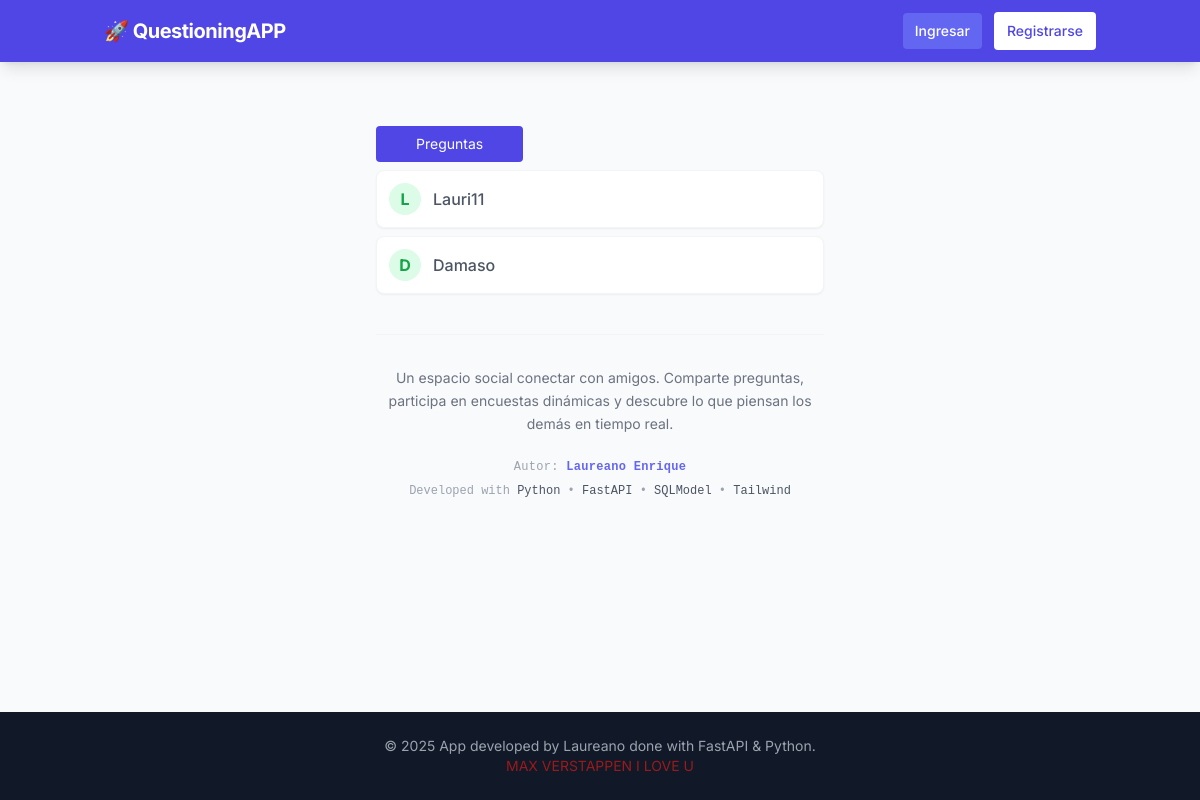
Before: / with the older database file.
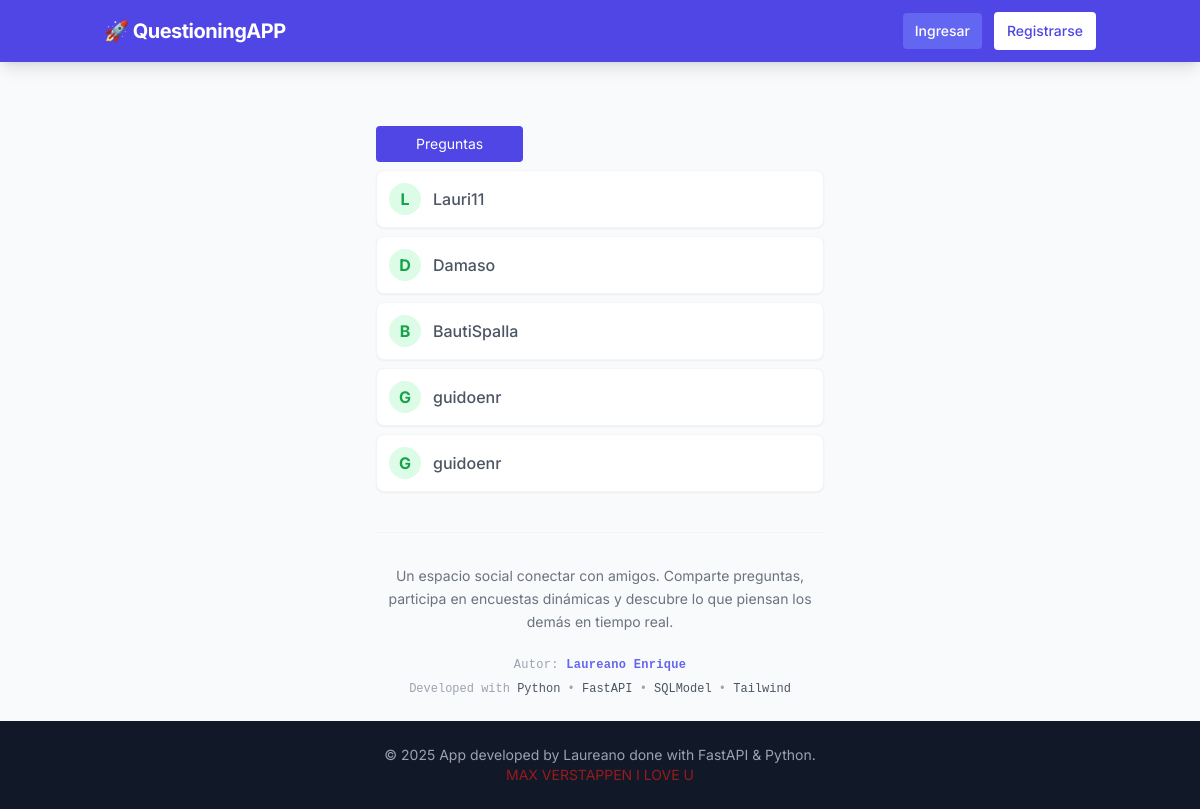
After: the same page with the newer database file.
### app/models.py (models this page shows)
class User(SQLModel, table=True):
    id: Optional[int] = Field(default=None, primary_key=True)
    username: str = Field(index=True)
    email: str
    password: str  # Por ahora en texto plano (luego aprenderemos a encriptar)

### app/main.py (the view)
@app.get("/", response_class=HTMLResponse)
async def read_root(request: Request, session: Session = Depends(get_session)):
    statement = select(User)
    users = session.exec(statement).all()
    return templates.TemplateResponse("index.html", {
        "request": request,
        "usuarios": users  # Pasamos la lista REAL de objetos a la plantilla
    })

### app/templates/index.html (shortened to what this page needs)
{% extends "base.html" %}
{% block content %}
<div class="max-w-md mx-auto text-center mt-10">
 <div class="flex space-x-4 items-center">
    <a href="/question" class="text-sm bg-indigo-600 hover:bg-indigo-800 text-white px-10 py-2 rounded transition ">
        Preguntas
    </a>
</div>
  <ul class="space-y-2">
    {% for usuario in usuarios %}
    <li class="my-2 flex items-center bg-white p-3 rounded-lg shadow-sm border border-gray-100">
        <div class=" m+1 h-8 w-8 rounded-full bg-green-100 text-green-600 flex items-center justify-center font-bold mr-3">
            {{ usuario.username[0] | upper }} </div>
        <div class="flex flex-col ">
            <span class="font-medium text-gray-600">{{ usuario.username }}</span>
        </div>
    </li>
    {% else %}
    <li class="p-3 text-gray-500 italic">No hay amigos registrados aún.</li>
    {% endfor %}
</ul>
<div class="mt-10 pt-8 border-t border-gray-100 text-center max-w-lg mx-auto">
    <p class="text-gray-500 text-sm leading-relaxed mb-6">
        Un espacio social conectar con amigos.
        Comparte preguntas, participa en encuestas dinámicas y descubre
        lo que piensan los demás en tiempo real.
    </p>
    <div class="flex flex-col items-center gap-2 text-xs font-mono text-gray-400">
        <p class="tracking-wide">
            Autor: <span class="text-indigo-500 font-semibold">Laureano Enrique</span>
        </p>
        <p>
            Developed with
            <span class="text-gray-600">Python</span> •
            <span class="text-gray-600">FastAPI</span> •
            <span class="text-gray-600">SQLModel</span> •
            <span class="text-gray-600">Tailwind</span>
        </p>
    </div>
</div>
</div>
{% endblock %}

Changed rows visible on the page:
added User: username "B", username "BautiSpalla"
added User: username "G", username "guidoenr"
added User: username "G", username "guidoenr"
